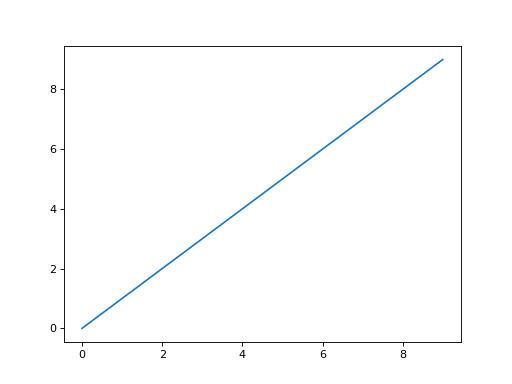

Write Python code to recreate this figure.
plt.plot(range(10))
a = 10
